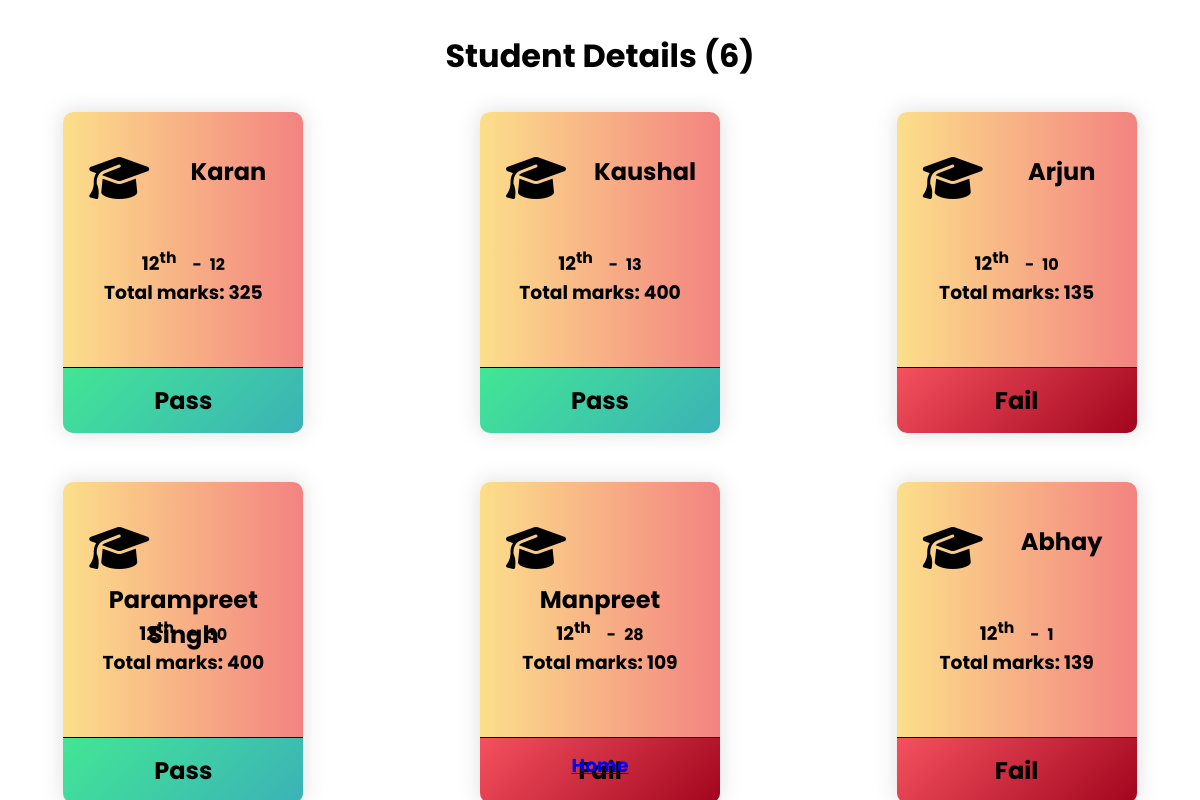
/details, run on the app's committed database.
### myapp/models.py (models this page shows)
class Student(models.Model):
    roll_no = models.PositiveSmallIntegerField("Roll no.")
    name = models.CharField("Name", max_length=20)
    cls = models.CharField("Class", max_length=2)
    total_marks = models.PositiveSmallIntegerField("Total marks")
    is_pass = models.BooleanField("Pass?", default=True)

### myapp/views.py (the view)
# urls.py: path("details", views.student_details, name="student_details"),
def student_details(request):
    students = Student.objects.all()
    count = Student.objects.count()
    return render(request, "details.html", {"students": students, "count": count})

### templates/details.html (shortened to what this page needs)
{% load static %}
<!DOCTYPE html>
<html lang="en">
<head>
    <link rel="stylesheet" href="{% static 'std_details.css' %}">
</head>
<body>
    <h1>Student Details ({{count}})</h1>
    <main>
        {% for student in students %}
        <div class="card" id="card-2">
            <div class="details">
                <i class="fa-solid fa-graduation-cap"></i>
                <h2>{{student.name}}</h2>
            </div>
            <h3 class="class">{{student.cls}}<sup>th</sup><span>&emsp;-&ensp;{{student.roll_no}}</span></h3>
            <h3 class="marks">Total marks: {{student.total_marks}}</h3> <br>
            {% if student.is_pass %}
            <h2 class="is_pass" style="background:linear-gradient(135deg, #42e695 0%,#3bb2b8 100%);">Pass</h2>
            {% else %}
            <h2 class="is_pass" style="background:linear-gradient(135deg, #F5515F 0%,#A1051D 100%);">Fail</h2>
            {% endif %}
        </div>
        {% endfor %}
    </main>
    <footer><h3><a href="/">Home</a></h3></footer>
</body>
</html>

### static/std_details.css (style rules this page uses)
* { margin: 0; padding: 0; font-family: "Poppins", "Helvetica Neue", Helvetica, Arial; }
h1 { text-align: center; font-weight: bolder; padding: 2rem 0; }
main { display: grid; grid-template-columns: repeat(3, 20%); grid-template-rows: repeat(2, 20rem); justify-content: space-around; align-items: space-evenly; gap: 50px; }
.card { position: relative; padding: 2rem 1rem; background: linear-gradient(90deg, #fcdf8a 0%, #f38381 100%); border-radius: 10px; box-shadow: 0 0 20px 1px rgba(105, 101, 101, 0.204); transition: transform 200ms ease-in-out; }
.card .details { height: 70px; margin-bottom: 2rem; text-align: center; }
.card .details i { font-size: 3rem; float: left; padding: 10px; padding-right: 20px; }
.card .details h2 { padding-top: 10px; }
.card .class { text-align: center; }
.card .class span { font-size: 16px; }
.card .marks { margin-bottom: 2.2rem; text-align: center; }
.card .is_pass { width: 100%; border-top: 0.5px solid black; position: absolute; left: 0; text-align: center; padding-top: 15px; height: 50px; border-bottom-left-radius: 10px; border-bottom-right-radius: 10px; }
footer { width: 100%; text-align: center; position: absolute; bottom: 0; margin: 20px 0; }

### data on the page
Student: name "Karan", cls "12", roll_no "12", total_marks "325", is_pass "Pass"
Student: name "Kaushal", cls "12", roll_no "13", total_marks "400", is_pass "Pass"
Student: name "Arjun", cls "12", roll_no "10", total_marks "135", is_pass "Fail"
Student: name "Parampreet Singh", cls "12", roll_no "30", total_marks "400", is_pass "Pass"
Student: name "Manpreet", cls "12", roll_no "28", total_marks "109", is_pass "Fail"
Student: name "Abhay", cls "12", roll_no "1", total_marks "139", is_pass "Fail"

### other printed values
{{ count }} "6"
